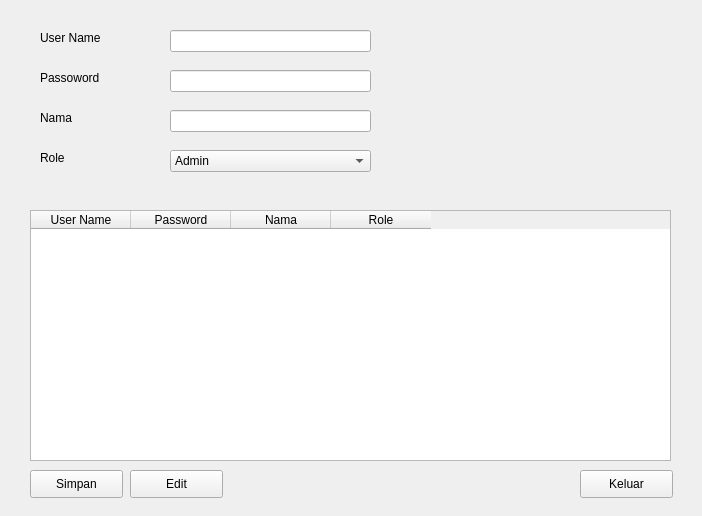
<?xml version="1.0" encoding="UTF-8"?>
<ui version="4.0">
 <class>frmUser</class>
 <widget class="QWidget" name="frmUser">
  <property name="geometry">
   <rect>
    <x>0</x>
    <y>0</y>
    <width>702</width>
    <height>516</height>
   </rect>
  </property>
  <property name="windowTitle">
   <string>Form</string>
  </property>
  <widget class="QLineEdit" name="txtUserName">
   <property name="geometry">
    <rect>
     <x>170</x>
     <y>30</y>
     <width>201</width>
     <height>22</height>
    </rect>
   </property>
  </widget>
  <widget class="QLabel" name="label">
   <property name="geometry">
    <rect>
     <x>40</x>
     <y>30</y>
     <width>111</width>
     <height>16</height>
    </rect>
   </property>
   <property name="text">
    <string>User Name</string>
   </property>
  </widget>
  <widget class="QLineEdit" name="txtPassword">
   <property name="geometry">
    <rect>
     <x>170</x>
     <y>70</y>
     <width>201</width>
     <height>22</height>
    </rect>
   </property>
   <property name="echoMode">
    <enum>QLineEdit::Password</enum>
   </property>
  </widget>
  <widget class="QLabel" name="label_2">
   <property name="geometry">
    <rect>
     <x>40</x>
     <y>70</y>
     <width>111</width>
     <height>16</height>
    </rect>
   </property>
   <property name="text">
    <string>Passoword</string>
   </property>
  </widget>
  <widget class="QPushButton" name="btnSimpan">
   <property name="geometry">
    <rect>
     <x>30</x>
     <y>470</y>
     <width>93</width>
     <height>28</height>
    </rect>
   </property>
   <property name="text">
    <string>Simpan</string>
   </property>
  </widget>
  <widget class="QTableWidget" name="tblUser">
   <property name="geometry">
    <rect>
     <x>30</x>
     <y>210</y>
     <width>641</width>
     <height>251</height>
    </rect>
   </property>
   <column>
    <property name="text">
     <string>User Name</string>
    </property>
   </column>
   <column>
    <property name="text">
     <string>Password</string>
    </property>
   </column>
   <column>
    <property name="text">
     <string>Nama</string>
    </property>
   </column>
   <column>
    <property name="text">
     <string>Role</string>
    </property>
   </column>
  </widget>
  <widget class="QLineEdit" name="txtName">
   <property name="geometry">
    <rect>
     <x>170</x>
     <y>110</y>
     <width>201</width>
     <height>22</height>
    </rect>
   </property>
  </widget>
  <widget class="QLabel" name="label_3">
   <property name="geometry">
    <rect>
     <x>40</x>
     <y>150</y>
     <width>111</width>
     <height>16</height>
    </rect>
   </property>
   <property name="text">
    <string>Role</string>
   </property>
  </widget>
  <widget class="QLabel" name="label_4">
   <property name="geometry">
    <rect>
     <x>40</x>
     <y>110</y>
     <width>111</width>
     <height>16</height>
    </rect>
   </property>
   <property name="text">
    <string>Nama</string>
   </property>
  </widget>
  <widget class="QComboBox" name="cmbRole">
   <property name="geometry">
    <rect>
     <x>170</x>
     <y>150</y>
     <width>201</width>
     <height>22</height>
    </rect>
   </property>
   <item>
    <property name="text">
     <string>Admin</string>
    </property>
   </item>
   <item>
    <property name="text">
     <string>Dokter</string>
    </property>
   </item>
   <item>
    <property name="text">
     <string>Kasir</string>
    </property>
   </item>
  </widget>
  <widget class="QPushButton" name="btnEdit">
   <property name="geometry">
    <rect>
     <x>130</x>
     <y>470</y>
     <width>93</width>
     <height>28</height>
    </rect>
   </property>
   <property name="text">
    <string>Edit</string>
   </property>
  </widget>
  <widget class="QPushButton" name="btnKeluar">
   <property name="geometry">
    <rect>
     <x>580</x>
     <y>470</y>
     <width>93</width>
     <height>28</height>
    </rect>
   </property>
   <property name="text">
    <string>Keluar</string>
   </property>
  </widget>
 </widget>
 <resources/>
 <connections/>
</ui>
